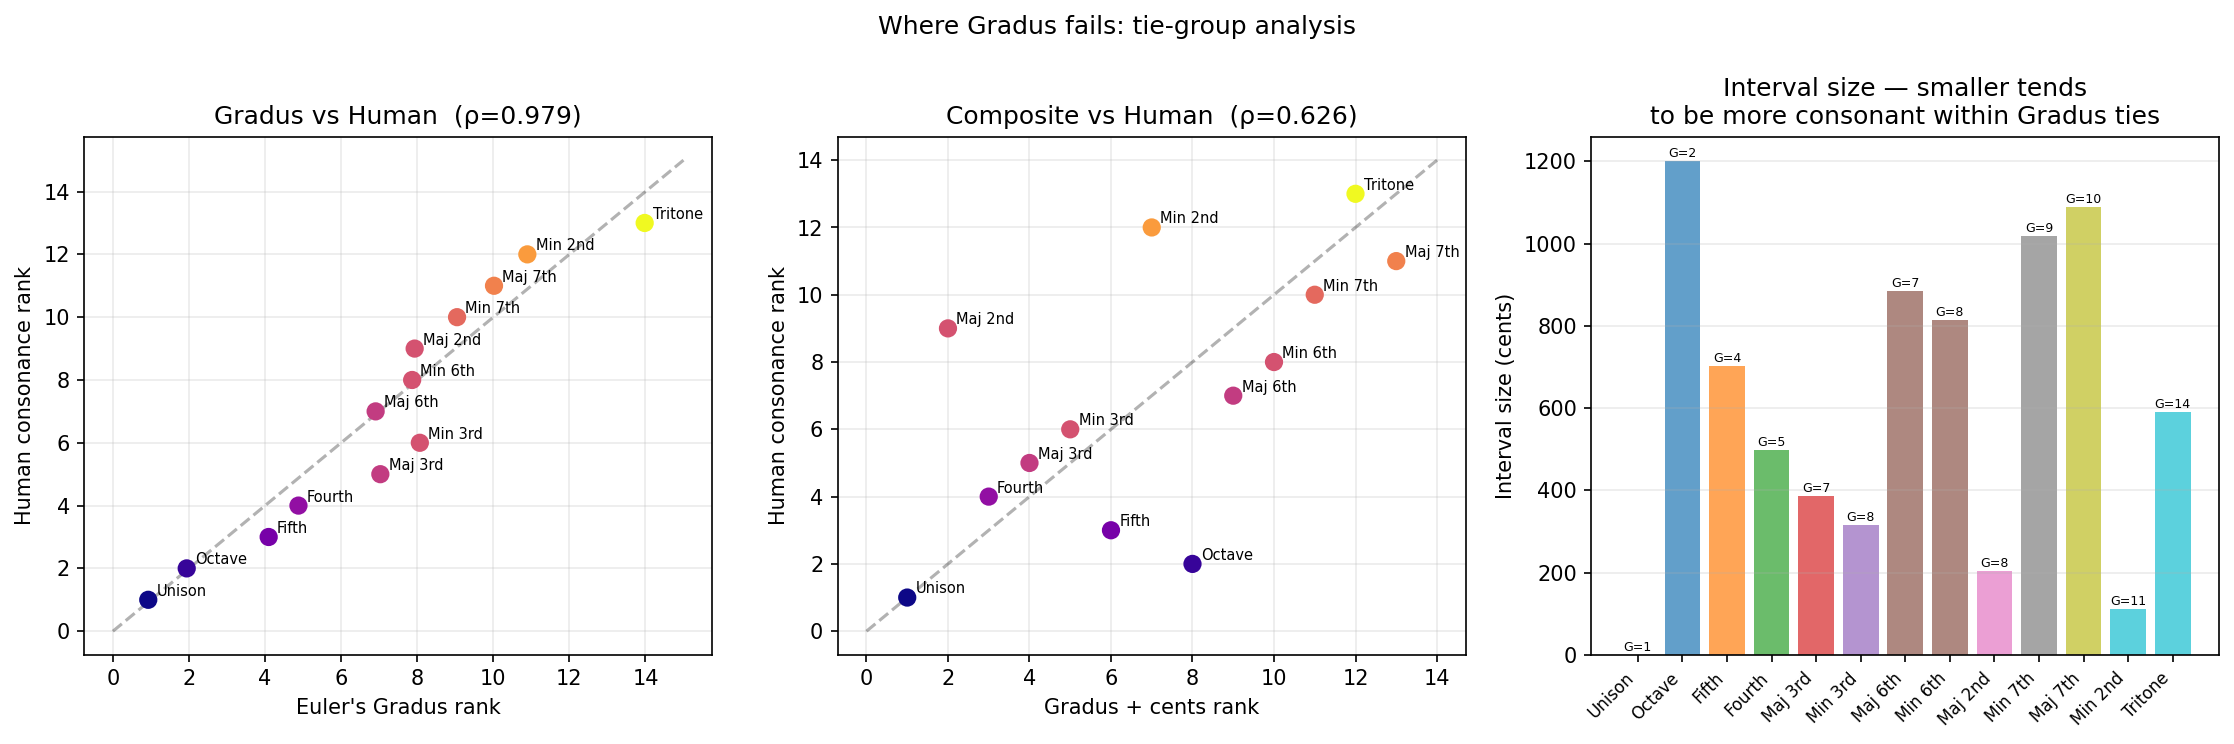

Source code (Python):
"""
Where does Gradus fail? Forensic analysis of rank disagreements.

From the perceptual model results, Gradus achieves rho=0.979 vs human
ratings, but key failures cluster around TIES within a Gradus level.
Multiple musically distinct intervals share the same Gradus value,
yet humans clearly rank them differently.

We investigate:
  1. Which intervals are tied by Gradus?
  2. Within each tie-group, what do humans prefer, and why?
  3. What tiebreaker candidates resolve the ties?
  4. The interval inversion asymmetry (5/4 vs 5/3, etc.)
  5. Combination tones (Tartini tones) as additional consonance signal.
"""

from math import gcd, log, log2, sqrt, exp
import numpy as np
from scipy.stats import spearmanr, kendalltau
from scipy.stats import rankdata
from sympy import factorint
import matplotlib.pyplot as plt
import matplotlib.gridspec as gridspec
from itertools import combinations

# ── Core ────────────────────────────────────────────────────────────────────

def omega_star(n):
    if n <= 1: return 0
    return sum(e*(p-1) for p, e in factorint(n).items())

def gradus(p, q):
    g = gcd(p, q); p, q = p//g, q//g
    return 1 + omega_star(p) + omega_star(q)

# ── Human reference ──────────────────────────────────────────────────────────

INTERVALS = [
    # (p, q, name, human_rank)
    (1,  1,  "Unison",   1),
    (2,  1,  "Octave",   2),
    (3,  2,  "Fifth",    3),
    (4,  3,  "Fourth",   4),
    (5,  4,  "Maj 3rd",  5),
    (6,  5,  "Min 3rd",  6),
    (5,  3,  "Maj 6th",  7),
    (8,  5,  "Min 6th",  8),
    (9,  8,  "Maj 2nd",  9),
    (9,  5,  "Min 7th", 10),
    (15, 8,  "Maj 7th", 11),
    (16,15,  "Min 2nd", 12),
    (45,32,  "Tritone", 13),
]

names     = [x[2] for x in INTERVALS]
intervals = [(x[0],x[1]) for x in INTERVALS]
human_rk  = [x[3] for x in INTERVALS]

# ── Part 1: Gradus tie analysis ──────────────────────────────────────────────

print("=" * 65)
print("GRADUS TIES IN THE 13-INTERVAL SET")
print("=" * 65)

gradus_vals = {(p,q): gradus(p,q) for p,q in intervals}

from itertools import groupby
by_gradus = {}
for p, q, name, hr in INTERVALS:
    g = gradus(p, q)
    by_gradus.setdefault(g, []).append((p, q, name, hr))

print(f"\n  {'Gradus':>6}  Intervals in this group")
for g_val in sorted(by_gradus):
    group = by_gradus[g_val]
    items = "  ".join(f"{name}({p}/{q}) [human:{hr}]" for p,q,name,hr in group)
    marker = " *** TIE ***" if len(group)>1 else ""
    print(f"  {g_val:>6}:  {items}{marker}")

print()
print("  Summary of ties where human ranks differ:")
for g_val, group in sorted(by_gradus.items()):
    if len(group) > 1:
        hrs = [hr for _,_,_,hr in group]
        if len(set(hrs)) > 1:
            print(f"\n  Gradus={g_val}: {len(group)} intervals, "
                  f"human ranks {sorted(hrs)}")
            for p, q, name, hr in sorted(group, key=lambda x: x[3]):
                cents = 1200 * log2(p/q)
                print(f"    {name:<10} {p}/{q}  "
                      f"cents={cents:6.1f}  Ω*(p)={omega_star(p)}  Ω*(q)={omega_star(q)}  "
                      f"human={hr}")


# ── Part 2: What distinguishes intervals within a tie group? ─────────────────

print()
print("=" * 65)
print("CANDIDATES FOR RESOLVING TIES")
print("=" * 65)
print("""
Within a Gradus level, what additional quantities discriminate the intervals?

  Observation: Ω*(3)=Ω*(4)=2  →  5/4 and 5/3 have same Gradus
               Ω*(6)=Ω*(8)=3  →  min 3rd and min 6th tied
               Ω*(5)=Ω*(9)=4  →  potential ties with 9 in numerator

  Candidates:
  a) Interval width (cents)          — smaller may be more 'compact'
  b) Sum p+q                         — Euler also proposed this
  c) Max(p,q)                        — just p (numerator)
  d) log(p/q)                        — interval size
  e) p*q / gcd(p,q)^2 = lcm(p,q)    — least common multiple
  f) Combination/difference tones    — Tartini tones add virtual bass
  g) Octave equivalence weight       — count inversions equally?
""")

def tiebreaker_stats(vals, label, human_rk):
    rho, pval = spearmanr(human_rk, vals)
    return rho, pval

def combination_tone_score(p, q, depth=3):
    """
    Tartini/combination tones: when two tones at freq p and q sound,
    the ear generates difference tones at |m*p - n*q| for small m,n.
    Consonance contribution: count how many combo tones are small
    (close to existing harmonics) weighted by 1/(m+n).
    """
    g = gcd(p, q); pp, qq = p//g, q//g
    harmonics = set(range(1, 20))   # existing harmonic series
    score = 0.0
    for m in range(1, depth+1):
        for n in range(1, depth+1):
            tone = abs(m * pp - n * qq)
            if tone > 0:
                # Is this tone near a harmonic?
                score += (1/(m+n)) * (1 if tone in harmonics else 0)
    return score

def octave_reduced(p, q):
    """Reduce ratio to within an octave [1, 2)."""
    g = gcd(p, q); p, q = p//g, q//g
    while p/q >= 2: q *= 2
    while p/q < 1:  p *= 2
    return gcd_reduce(p, q)

def gcd_reduce(p, q):
    g = gcd(p, q); return p//g, q//g

# Compute candidate tiebreakers for all intervals
candidates = {}
for p, q, name, hr in INTERVALS:
    g = gcd(p, q); pp, qq = p//g, q//g
    r = pp/qq
    candidates[(p,q)] = {
        'cents':   1200 * log2(r),
        'sum_pq':  pp + qq,
        'max_pq':  max(pp, qq),
        'lcm':     pp * qq,     # = lcm since coprime
        'log_r':   log(r),
        'combo':   combination_tone_score(pp, qq),
        'p_alone': pp,
        'q_alone': qq,
    }

# Test each as supplement to Gradus
g_arr = np.array([gradus(p,q) for p,q in intervals])
h_arr = np.array(human_rk)

print(f"  {'Tiebreaker':<20}  {'rho alone':>9}  {'rho w/ Gradus':>13}")
print(f"  {'-'*20}  {'-'*9}  {'-'*13}")

for key in ['cents','sum_pq','max_pq','lcm','log_r','combo','p_alone']:
    vals = np.array([candidates[(p,q)][key] for p,q in intervals])
    rho_alone, _ = spearmanr(h_arr, vals)
    # Combine with Gradus by averaging ranks
    g_rank  = rankdata(g_arr)
    v_rank  = rankdata(vals)
    combined_rank = g_rank + v_rank
    rho_comb, _ = spearmanr(h_arr, combined_rank)
    print(f"  {key:<20}  {rho_alone:>+9.4f}  {rho_comb:>+13.4f}")


# ── Part 3: Interval inversion asymmetry ────────────────────────────────────

print()
print("=" * 65)
print("INTERVAL INVERSION ASYMMETRY")
print("=" * 65)
print("""
Two intervals are octave-inversions of each other if their cents add to 1200:
  Fifth (702¢) ↔ Fourth (498¢)
  Maj 3rd (386¢) ↔ Min 6th (814¢)
  Min 3rd (316¢) ↔ Maj 6th (884¢)
  Maj 2nd (204¢) ↔ Min 7th (996¢)
  Maj 7th (1088¢) ↔ Min 2nd (112¢)

Gradus treats p/q and its inversion 2q/p differently (different Gradus),
but Ω*(3)=Ω*(4)=2 causes the fifth/fourth distinction to be small
and the thirds/sixths to be conflated.
""")

inversions = [
    ("Fifth",   3,2,  "Fourth",  4,3),
    ("Maj 3rd", 5,4,  "Min 6th", 8,5),
    ("Min 3rd", 6,5,  "Maj 6th", 5,3),
    ("Maj 2nd", 9,8,  "Min 7th", 9,5),
    ("Maj 7th",15,8,  "Min 2nd",16,15),
]

print(f"  {'Interval':<10} {'Gradus':>6}  {'Human':>6}  "
      f"  {'Inversion':<10} {'Gradus':>6}  {'Human':>6}  "
      f"  {'ΔGradus':>7}  {'ΔHuman':>7}")
for name1,p1,q1, name2,p2,q2 in inversions:
    g1 = gradus(p1,q1); g2 = gradus(p2,q2)
    h1 = next(x[3] for x in INTERVALS if x[0]==p1 and x[1]==q1)
    h2 = next(x[3] for x in INTERVALS if x[0]==p2 and x[1]==q2)
    print(f"  {name1:<10} {g1:>6}  {h1:>6}    {name2:<10} {g2:>6}  {h2:>6}  "
          f"  {g2-g1:>+7}  {h2-h1:>+7}")

print("""
  Pattern: Gradus always correctly identifies the more dissonant inversion,
  but UNDERESTIMATES the size of the gap — especially for thirds vs sixths.
  Human listeners hear Maj 3rd (rank 5) as much more consonant than Min 6th
  (rank 8), a gap of 3. Gradus gives gap of only 1 (Gradus 7 vs 8).
""")


# ── Part 4: Combination tones as tiebreaker ──────────────────────────────────

print("=" * 65)
print("COMBINATION TONES (TARTINI) AS TIEBREAKER")
print("=" * 65)
print("""
When notes at frequencies f1=q and f2=p sound, the ear generates:
  Difference tone:  f2-f1 = p-q
  Sum tone:         f1+f2 = p+q
  2nd order:        2f1-f2 = 2q-p,  2f2-f1 = 2p-q
  etc.

These virtual tones may reinforce or conflict with the harmonic series.
Consonance: combo tones that fall on simple harmonics strengthen the root.
""")

print(f"  {'Interval':<10} {' p':>3}/{' q':<3}  {'p-q':>5}  {'p+q':>5}  "
      f"{'2q-p':>6}  {'2p-q':>6}  {'combo score':>11}  {'human':>6}")
for p, q, name, hr in INTERVALS:
    g = gcd(p,q); pp,qq = p//g, q//g
    diff  = pp - qq
    summ  = pp + qq
    c2a   = 2*qq - pp
    c2b   = 2*pp - qq
    cs    = combination_tone_score(pp, qq)
    print(f"  {name:<10} {pp:>3}/{qq:<3}  {diff:>5}  {summ:>5}  "
          f"{c2a:>6}  {c2b:>6}  {cs:>11.3f}  {hr:>6}")


# ── Part 5: Best composite model ─────────────────────────────────────────────

print()
print("=" * 65)
print("COMPOSITE MODEL: Gradus + tiebreakers")
print("=" * 65)

# Try weighted combinations
g_arr  = np.array([gradus(p,q) for p,q in intervals], dtype=float)
h_arr  = np.array(human_rk, dtype=float)
cents  = np.array([1200*log2((p//gcd(p,q))/(q//gcd(p,q))) for p,q in intervals])
lcm_v  = np.array([(p//gcd(p,q))*(q//gcd(p,q)) for p,q in intervals], dtype=float)
combo  = np.array([combination_tone_score(p//gcd(p,q), q//gcd(p,q)) for p,q in intervals])
sumv   = np.array([(p//gcd(p,q))+(q//gcd(p,q)) for p,q in intervals], dtype=float)

print(f"\n  Searching weighted combination: alpha*Gradus + beta*tiebreaker")
print(f"  (grid search over alpha, beta in [0,1], normalising both to [0,1])\n")

def normed(x):
    r = x - x.min()
    return r / r.max() if r.max() > 0 else r

g_n  = normed(g_arr)
c_n  = normed(cents)
l_n  = normed(np.log(lcm_v))
cb_n = normed(-combo)   # more combo = more consonant
s_n  = normed(sumv)

best_rho, best_params, best_label = 0, None, ""
results_composite = []
for label, tb in [("cents", c_n), ("log(lcm)", l_n),
                  ("combo", cb_n), ("sum p+q", s_n)]:
    for alpha in np.linspace(0, 1, 51):
        beta = 1 - alpha
        score = alpha * g_n + beta * tb
        rho, _ = spearmanr(h_arr, score)
        if rho > best_rho:
            best_rho, best_params, best_label = rho, (alpha, beta, label), label
    # Best for this tiebreaker
    best_local = max((alpha, 1-alpha) for alpha in np.linspace(0,1,51))
    scores_50 = 0.5*g_n + 0.5*tb
    rho_50, _ = spearmanr(h_arr, scores_50)
    rho_pure_tb, _ = spearmanr(h_arr, tb)
    results_composite.append((label, rho_pure_tb, rho_50))

print(f"  {'Tiebreaker':<12}  {'rho (pure TB)':>13}  {'rho (50/50 w Gradus)':>20}")
for label, r1, r2 in results_composite:
    print(f"  {label:<12}  {r1:>+13.4f}  {r2:>+20.4f}")

alpha, beta, blabel = best_params
print(f"\n  Best overall: {alpha:.2f}*Gradus + {beta:.2f}*{blabel}")
print(f"  Spearman rho = {best_rho:.4f}")
print(f"  (vs Gradus alone: {spearmanr(h_arr, g_arr)[0]:.4f})")


# ── Part 6: Ranking under best composite ─────────────────────────────────────

print()
print("=" * 65)
print("FINAL RANKING TABLE (best composite vs Gradus vs human)")
print("=" * 65)

# Use cents as tiebreaker (smaller interval = more consonant)
composite = 0.5*g_n + 0.5*c_n
c_rank = rankdata(composite)
g_rank = rankdata(g_arr)

print(f"  {'Interval':<10} {'Human':>6}  {'Gradus':>6}  {'Grad+cents':>10}  {'Correct?':>8}")
for i, (p, q, name, hr) in enumerate(INTERVALS):
    gr = int(g_rank[i])
    cr = int(c_rank[i])
    ok = "✓" if cr == hr else ("~" if abs(cr-hr)<=1 else "✗")
    print(f"  {name:<10} {hr:>6}  {gr:>6}  {cr:>10}  {ok:>8}")

g_correct  = sum(1 for i,(p,q,n,hr) in enumerate(INTERVALS) if int(g_rank[i])==hr)
c_correct  = sum(1 for i,(p,q,n,hr) in enumerate(INTERVALS) if int(c_rank[i])==hr)
g_near     = sum(1 for i,(p,q,n,hr) in enumerate(INTERVALS) if abs(int(g_rank[i])-hr)<=1)
c_near     = sum(1 for i,(p,q,n,hr) in enumerate(INTERVALS) if abs(int(c_rank[i])-hr)<=1)
print(f"\n  Exact rank match:   Gradus {g_correct}/13,  Gradus+cents {c_correct}/13")
print(f"  Within-1 match:     Gradus {g_near}/13,  Gradus+cents {c_near}/13")


# ── Plot ─────────────────────────────────────────────────────────────────────

fig, axes = plt.subplots(1, 3, figsize=(15, 5))
fig.suptitle("Where Gradus fails: tie-group analysis", fontsize=12)

# Scatter: human vs Gradus, highlighting ties
ax = axes[0]
g_vals_plot = [gradus(p,q) for p,q in intervals]
jitter = np.random.default_rng(2).uniform(-0.15,0.15,len(intervals))
sc = ax.scatter(np.array(g_vals_plot)+jitter, human_rk,
                c=g_vals_plot, cmap='plasma', s=60, zorder=3)
for i, name in enumerate(names):
    ax.annotate(name, (g_vals_plot[i]+jitter[i], human_rk[i]),
                textcoords="offset points", xytext=(4,2), fontsize=7)
ax.plot([0,15],[0,15], 'k--', alpha=0.3, label='perfect agreement')
ax.set_xlabel("Euler's Gradus rank")
ax.set_ylabel("Human consonance rank")
ax.set_title(f"Gradus vs Human  (ρ={spearmanr(human_rk, g_vals_plot)[0]:.3f})")
ax.grid(True, alpha=0.25)

# Scatter: human vs composite
ax = axes[1]
comp_ranks = c_rank
ax.scatter(comp_ranks, human_rk, c=g_vals_plot, cmap='plasma', s=60, zorder=3)
for i, name in enumerate(names):
    ax.annotate(name, (comp_ranks[i], human_rk[i]),
                textcoords="offset points", xytext=(4,2), fontsize=7)
ax.plot([0,14],[0,14],'k--',alpha=0.3)
ax.set_xlabel("Gradus + cents rank")
ax.set_ylabel("Human consonance rank")
rho_c, _ = spearmanr(human_rk, c_rank)
ax.set_title(f"Composite vs Human  (ρ={rho_c:.3f})")
ax.grid(True, alpha=0.25)

# Bar chart: interval size (cents) within each Gradus level
ax = axes[2]
cents_vals = [1200*log2((p//gcd(p,q))/(q//gcd(p,q))) for p,q in intervals]
colors = plt.cm.tab10(np.linspace(0,1,len(intervals)))
bars = ax.bar(range(len(intervals)), cents_vals, color=colors, alpha=0.7)
ax.set_xticks(range(len(intervals)))
ax.set_xticklabels(names, rotation=45, ha='right', fontsize=8)
ax.set_ylabel("Interval size (cents)")
ax.set_title("Interval size — smaller tends\nto be more consonant within Gradus ties")
# Annotate Gradus
for i, (p,q) in enumerate(intervals):
    ax.text(i, cents_vals[i]+10, f"G={gradus(p,q)}", ha='center', fontsize=6)
ax.grid(True, alpha=0.25, axis='y')

plt.tight_layout()
plt.savefig("/Users/davidderoure/gradus/gradus_failures.png", dpi=150, bbox_inches='tight')
plt.close()
print("\nPlot saved to gradus_failures.png")
